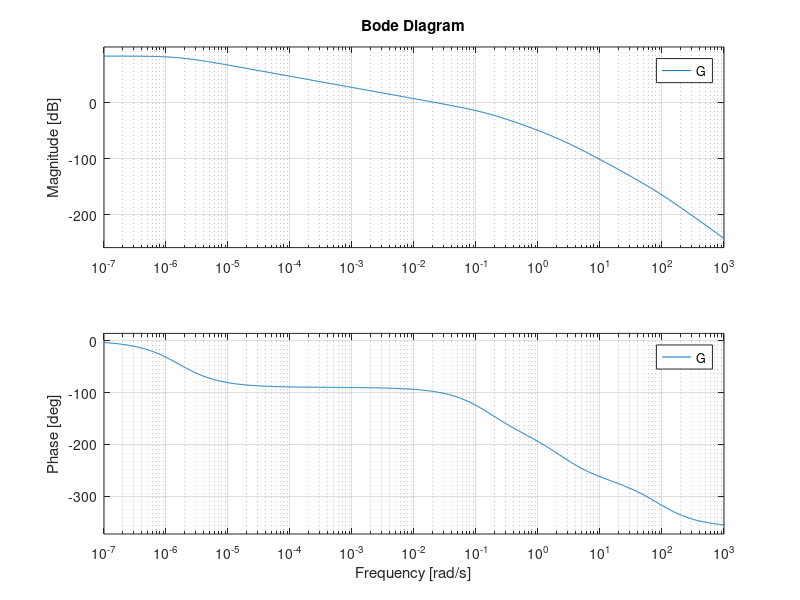

This figure's MATLAB source:
m = 10;                     % grammi
beta = 1.6;                   % (N*s)/m
Le = 55 * 10^-3;            % H
Re = 4.8;                   % ohm
Rth = 16.7;                 % K/W
Tp = 15;                    % gradi
Cth = 0.0251;       
d = 0.0002;
l = 0.15;
h = 6.55;                   % W/m^2 * K
S = pi*d*l;                 % superficie m^2
Tamb = 24;                  % gradi
r1 = 0.45 * 10^-2;          % metri
r2 = 4.5 * 10^-2;           % metri
J = 2 * 10^-4;              % kg*m^2
K_max = 3.92 * 10^3;        % N/m
Tavg = 70;                  % gradi
Tdiff = 20;                 % gradi
c = 6.2;                    
dl_max = 0.6 * 10^-2;       % metri
z_star = 4.2 * 10^-2;       % metri
g = 9.81;                   % m*s^2


K_star = (m*g*r2)/(r1*(dl_max - r1/(r2 * z_star)));

x2_e = Tavg + (Tdiff/c)*log(K_star/K_max - K_star);

x1_e = sqrt((1/Re) * h * S * (x2_e -Tamb) + (1/Rth) * (x2_e - Tp));

K = K_max * (1- 1/(1 + exp(c * (x2_e - Tavg)/Tdiff)));

derivata_parziale_K = (c*K_max / Tdiff) * (exp(c*(x2_e - Tavg)/Tdiff)) / (1 + exp(c*(x2_e - Tavg)/Tdiff))^2;


A = [-Re/Le 0 0 0;
     2*Re*x1_e/Cth (-1/Cth)*(h*S + 1/Rth) 0 0;
     0 0 0 1;
     0 (r1*(dl_max -(r1/r2)*z_star) / (r2*(m + J/r2^2)) * derivata_parziale_K) -r1^2/(r2^2*(m+J/r2^2) * K) -beta/(m + J/r2^2)];


B = [1/Le;
     0;
     0;
     0];

C = [0 0 1 0];


D = 0;

pippo = ss(A,B,C,D);

G = tf(pippo);

figure;
bode(G);


